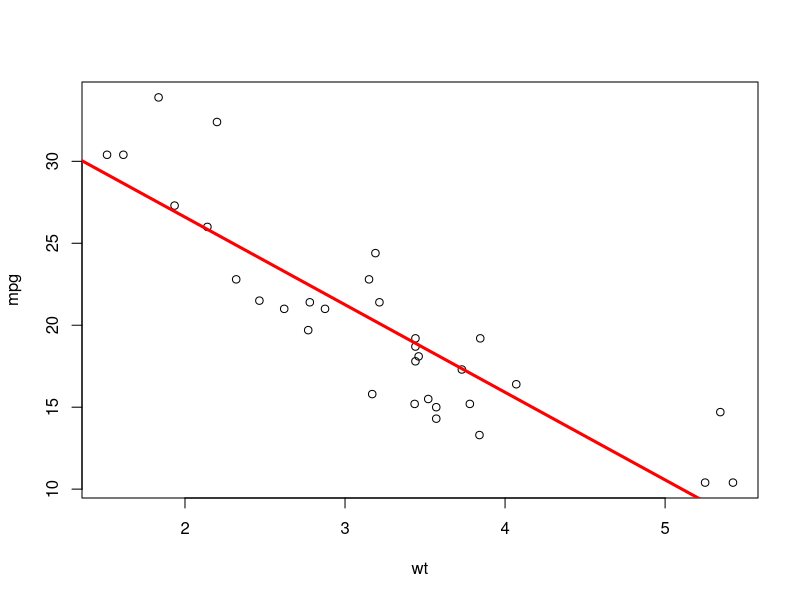

The R script that drew this image:
## ---- chunk 1
x <- c(0.61, 0.93, 0.83, 0.35, 0.54, 0.16, 0.91, 0.62, 0.62)
y <- c(0.67, 0.84, 0.6, 0.18, 0.85, 0.47, 1.1, 0.65, 0.36)
## ---- chunk 2
data<-data.frame(cbind(x, y))
# lm(outcome, predictor)
regr<-lm(formula = y~x, data)
coef(summary(regr))
## ---- chunk 3
summary(regr)
## ---- chunk 4
summary(regr)$sigma
## ---- chunk 5
# fit regression line
fit<-lm(formula = mpg~wt, data = mtcars)
averageWeight<-mean(mtcars$wt)
## ---- chunk 6
b0<-fit$coef[1]; b0
b1<-fit$coef[2]; b1
point<-b0+b1*averageWeight; point
## ---- chunk 7
point+c(1,-1)*qt(p = 0.975, df = fit$df)*0.5591
## ---- chunk 8
plot( mpg~wt, data=mtcars)
abline(fit, lwd=3, col="red")
## ---- chunk 9
newWeight<-3000/1000
## ---- chunk 10
# including the interval argument gives the 95% CI (default) upper and lower bounds for a predicted value
predMpg<-predict(object = fit, newdata = data.frame(wt = newWeight), interval = "predict"); predMpg
## ---- chunk 11
b1<-2*b1
## ---- chunk 12
b1+c(1,-1)*qt(p = 0.975, df = fit$df)*0.5591
## ---- chunk 13
meanOnly<-lm(mpg~1, data = mtcars); meanOnly
## ---- chunk 14
anova(meanOnly, fit)
278/1126
